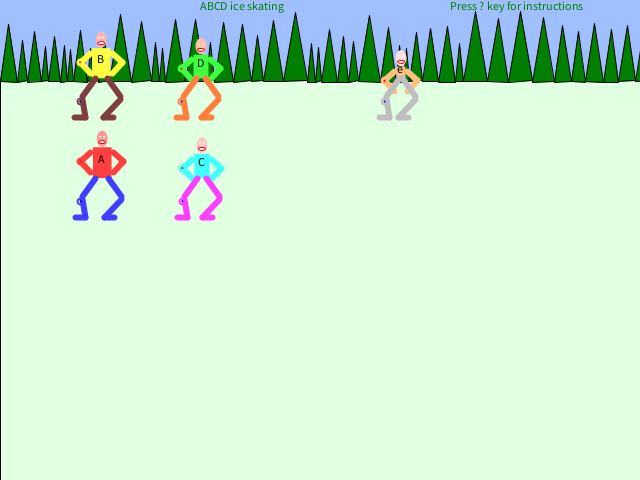
Frame 1 (no input)
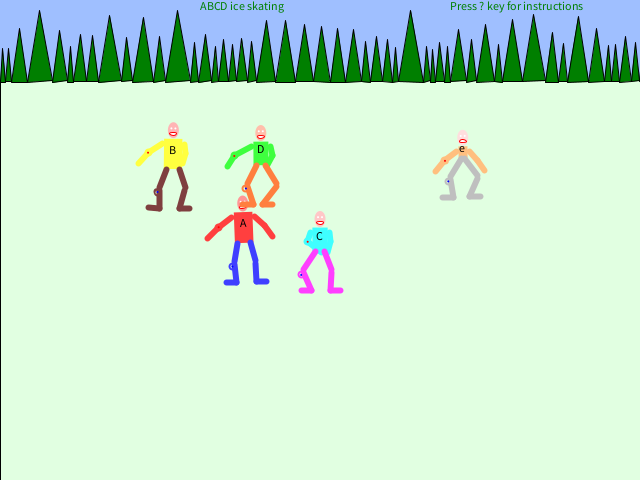
Frame 60 (the mouse pressed at the canvas centre just before this capture)
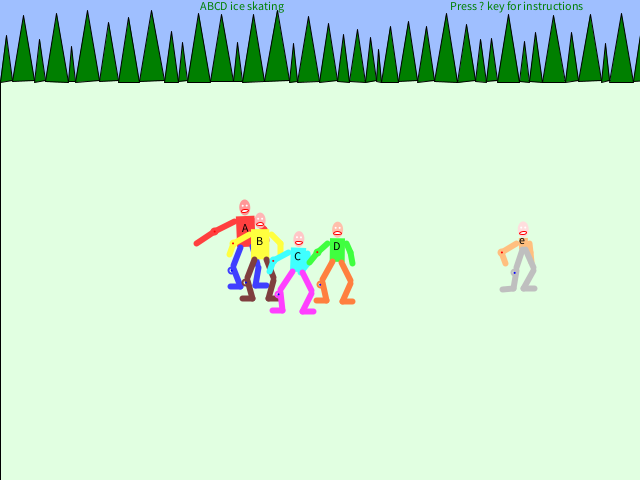
Frame 120 (the mouse held since frame 60 and released just before this capture)

The Processing sketch that drew these frames (run headless with seeded random() and noise(); from frame 60 on, the mouse is pressed at the canvas centre):

// Processing sketch: processing_48726
// ── processing_48726.pde

//////// Human object.

Human a, b, c, d, e;

Human[] people;
int many=0;

color bg=  color(159,191,255);
color fg=  color(225,255,225);
float horizon;

boolean okmove=true, okjiggle=true, pause=false;
boolean tracking=false;

  int n=0;
  int count=0;
  int quitcount= -3;

float xreport=500, yreport=20;

void setup() {
  //// Set up the screen
  size(640,480);
  smooth();
  strokeJoin(ROUND);  
  horizon=  height*1/6;
  //// Instantiate the humans;
  a=  new Human(6.2*12, "A", color(255,151,151), color(255,63,63), color(63,63,255) );
  b=  new Human(6.1*12, "B", color(255,181,181), color(255,255,63), color(127,63,63) );
  c=  new Human(5.1*12, "C", color(255,199,199), color(63,255,255), color(255,63,255) );
  d=  new Human(5*12, "D", color(255,191,171), color(63,255,63), color(255,127,63) );
  e=  new Human(3*12, "e", color(255,222,222), color(255,191,127), color(191) );
  restart();
  //// Make an array of humans.
  people=  new Human[10];
  people[0]=  a;
  people[1]=  b;
  people[2]=  c;
  people[3]=  d;
  many=  4;
}
void restart() {
  //// Re-initialize globals and objects.
  a.set(100,horizon+100, 2.25, 1.25);
  b.set( 100, horizon, 1.25, 1.5);
  c.set(200, horizon+100, 2.0, 1.25);
  d.set( 200, horizon, 1.0, 1.5);
  e.set( 400, horizon, 1.0, 1.5);
  n=0;
  count=0;
  okmove=true; okjiggle=true; pause=false;
}

void draw() { //// Draw the scene and the Humans.
count++;        // Frame counter.
scene();        //// Draw the scene (and text).
crashes();     //// Take care of "crashes" first.
updateall();  //// Move & draw humans.
}//// draw( ) ////

void scene() {  //// Draw the scene, add help text, handle pauses, etc.
// Sky & lake.
background(bg);
fill(fg);
rectMode(CORNERS);
rect(0,horizon, width,height);
trees(horizon);
;
//// Text on screen.
text( "ABCD ice skating", 200,10 );
text( "Press ? key for instructions", 450,10); 
if (pause) {
  help();
  if (quitcount >= 0) {    quitting();  }
}
}//// draw ////
void quitting() {    //// Quit messages; exit if really quitting.
String s;
if (quitcount==0) {
  s=  "ARE YOU \n        R E A L L Y \n                 SURE YOU WANT TO QUIT?";
  fill(255,0,255);
}else{
  fill(255,0,0);
  s=  "Are you sure you want to quit?\n    (if so, hit 'q' again!)     "+quitcount;
}
text( s, 20, horizon+20);
}//// quitting() ////

void updateall() {  //// Update all humans, etc.
a.update();
b.update();
c.update();
d.update();
e.update();
}//// updateall() ////
void crashes() {    //// Handle all crashes.
crash(a,b);
crash(a,c);
crash(a,d);
crash(b,c);
crash(b,d);
crash (c,d);
}// crashes( ) //
void crash( Human a, Human b) {  //// Handle one crash.:  Exchange velocities.
  if (isCrashed(a,b)) {
    //// Flash the crash!
    noStroke();
    fill( 0, 0, 0, 191 );
    ellipse( a.x, a.y, 1.5*(a.w+b.w), 1.5*(a.h+b.h) );
    fill( 255, 255, 255, 191 );
    ellipse( a.x, a.y, a.w+b.w, a.h+b.h );
    fill( 255, 0, 0, 127 );
    ellipse( a.x, a.y, a.w, a.h );
    ellipse( b.x, b.y, b.w, b.h );
    //// Exchange velocities. 
    float tmp;
    tmp=a.dx;  a.dx=b.dx; b.dx=tmp;
    tmp=a.dy;  a.dy=b.dy; b.dy=tmp;
    a.move();  a.move();  a.move();          // Bounce a few extra times!
    b.move();  b.move();  b.move();
  }
}
boolean isCrashed( Human a, Human b ) {  //// Return true if coords within height & width.
float wavg=  (a.w+b.w) / 2;    // Avg width & height
float havg=  (a.h+b.h) / 2;
float xx=  abs(a.x - b.x );    // Separations
float yy=  abs(a.y - b.y );
return xx < wavg && yy < havg;
}

void mousePressed() {  //// Where is mouse, when clicked?
if (a.isOver(mouseX,mouseY))   a.set(100,horizon+100, 2.25, 1.25);
if (b.isOver(mouseX,mouseY))   b.set( 100, horizon, 1.25, 1.5);
if (c.isOver(mouseX,mouseY))   c.set(200, horizon+100, 2.0, 1.25);
if (d.isOver(mouseX,mouseY))   d.set( 200, horizon, 1.0, 1.5);
}

void keyPressed() {  //// Which key was pressed?  Take appropriate action.
if (key == 'f') { okmove=false; okjiggle=false; }    // FREEZE!
if (key == 'j') okjiggle=  ! okjiggle;
if (key == 'm') okmove=  ! okmove;
if (key == 'r') restart();
if (key == '?' || key=='p') { 
  pause=  ! pause;
  if (pause) {
      okmove=false; okjiggle=false; 
  } else {
      okmove=true; okjiggle=true; 
  }
}
if (key == 'q') {
  if (quitcount == 0 ) exit();
  else if (quitcount > 0) quitcount--;            // Start countdown.
  else if (quitcount < 0) quitcount=  -quitcount;
  pause=  true;
  okmove=false; okjiggle=false; 
}
if (key == 'Q') {   if (--quitcount == 0 ) exit();  quitcount=1; pause=true; };
//
if (key == 'A') a.speed(1.25);    if (key == 'a') a.speed(0.75);
if (key == 'B') b.speed(1.25);    if (key == 'b') b.speed(0.75);
if (key == 'C') c.speed(1.25);    if (key == 'c') c.speed(0.75);
if (key == 'D') d.speed(1.25);    if (key == 'd') d.speed(0.75);
if (key == '+' || key=='=') speedall(2.);
if (key == '-') speedall(.5);
if (key == '@') tracking=  !tracking;    //// Report positions (DEBUG).
}//// END keyPressed() ////

void speedall( float speedup ) {  //// Speed up if > 1; slowdown if < 1;
if (speedup==0) return;
a.speed(speedup);
b.speed(speedup);
c.speed(speedup);
d.speed(speedup);
}


void trees(float y) {    ////
  float x=0, h, w;
  for (x=0; x<width; ) {
    w=  5 + random(20);
    h=  20 + 2 * w;
    fill(0,127,0);
    triangle( x,y+1+random(2), x+w/2,y-h, x+w,y+random(3) );
    x=  x+w;
  }
}

void help() {
  //// Display instructions.
  xreport=450; yreport=horizon+20;
  report( "KEYS:    (hit key again, to toggle)" );
  report( "----" );
  report( "j     stop/start jiggle" );
  report( "m  stop/start moving" );
  report( "p    pause (same as '?)" );
  report( "q    quit" );
  report( "r     restart" );  
  report( "+     all move faster" );
  report( "-     all move slower" );
  report( "A,B,C,D     move this Human faster" );
  report( "a,b,c,d     move this Human slower" );
  report( "(click on any human to restart him.)" );  
}// help() //
void report( String z ) {
  //// Report message to screen (for debugging, etc.)
  color csave=0;//=  fill;
  fill(0);
  text(z, xreport, yreport);
  yreport +=12;
  fill(csave);
}
void report( float z ) {
  //// Report value to screen (for debugging, etc.)
  color csave=0;//=  fill;
  fill(0);
  text(z, xreport, yreport);
  yreport +=12;
  fill(csave);
}





class Human {
  //////// Position of Human
  float x=100, y=100;     // Position
  float dx=1, dy=1;       // Velocity
  color skin=  color(255,191,191);
  color shirt=  skin;    // (Begin naked!)
  color pants=  skin;
  String name=".";
  
  void update() {
    //// move, jiggle, and show the humans  
    if (okmove) move();
    if (okjiggle) jiggle();
    show();
  }

  void show(float xset, float yset) {
    //// Draw the human at (x,y)
    x=  xset; y=yset;
    show();
  }
  void show() {
    //// Draw the human.

    rotate(c);

    noStroke();
    fill(skin);                // Draw the head.
    ellipseMode(CENTER);
    ellipse(x, y-h/2-hn-hf/2,   wf, hh+5);
    // (Add 5 to head size.)
    fill(255);          // Teeth
    stroke(255,0,0);
    strokeWeight(1);
    ellipse( x, y-h/2-hn,   wf*2/3, 3);
    noStroke();
    ellipse(x-2, y-h/2-hn-hf*3/4,   2, 2);
    ellipse(x+2, y-h/2-hn-hf*3/4,   2, 2);
    
    fill(shirt);
    rectMode(CENTER);
    rect(x,y-h/4, w,h/2-hhn/2);
    fill(0);
    text( name, x-4,y-h/4 );

    stroke(shirt);
    strokeWeight(6);
    float ds=2;            // Difference due to stroke weight.
    line(x-w/2-ds, y-h/2+hhn/2+ds, x-w/2-ds+a1,y-h/2+hhn/2+ha1+ds);        // Right arm.
    line(x-w/2-ds+a1,y-h/2+hhn/2+ha1+ds, x-w/2-ds+a1+a2,y-h/2+hhn/2+ha1+ha2+ds);
    line(x+w/2+ds, y-h/2+hhn/2+ds, x+w/2+ds-b1,y-h/2+hhn/2+hb1+ds);        // Left arm.
    line(x+w/2+ds-b1,y-h/2+hhn/2+hb1+ds, x+w/2+ds-b1-b2,y-h/2+hhn/2+hb1+hb2+ds);
    
    //  Note the elbow position (with a red dot).
    float xa2=x-w/2-ds+a1, ya2=y-h/2+hhn/2+ha1+ds;
    fill(255,0,0);
    ellipse(xa2,ya2, 2,2);

    fill(pants);
    stroke(pants);
    strokeWeight(6);
    line(x-w/2+3,y-3, x-w/2-a5,y-3+ha5);        // Right femur.
    line(x-w/2-a5,y+ha5, x-w/2+3+a6,y+ha5+ha6);
    line(x-w/2+3+a6,y+ha5+ha6, x-w/2+3+a6-ha7,y+ha5+ha6);
    
    stroke(pants);
    line(x+w/2-3,y-3, x+w/2+b5,y-3+hb5);        // Left femur.
    line(x+w/2+b5,y+hb5, x+w/2+3+b6,y+hb5+hb6);
    line(x+w/2+3+b6,y+hb5+hb6, x+w/2+3+b6+hb7,y+hb5+hb6);
/*
    line(x+w/2-3,y-3, x+w/2+b5,y+hb1);        // Left
    line(x+w/2+b5,y+hb1, x+w/2-3,y+hb1+hb2);
    line(x+w/2-3,y+hb1+hb2, x+w/2-3+hb7,y+hb1+hb2);
*/

    //  Note the knee position (with a blue dot).
    float xa6=x-w/2-ds-a5, ya6=y+ha5+ds;
    fill(0,0,255);
    ellipse(xa6,ya6, 2,2);
    
    // Tracking.
    if (tracking) {
      xreport=  x-w/2;
      yreport=  y+h/2+20;
      report( "("+round(x)+","+round(y)+")" );
      report( " "+round(dx*100)+"% "+round(dy*100)+"%" );
      report( "h"+h +",hh="+hh );
    }


    strokeWeight(1);    // Restore it.
    stroke(0);
  }
  void move( ) {
    //// Move Human position; also randomize limbs.
    //// Move by dx, dy
    x += dx;
    y += dy;
    // Bounce off walls.
    if (x < 0-dx || x > width-dx ) dx=  -dx;
    if (y < horizon || y > height-dy ) dy=  -dy;
  }
void jiggle() {  //// Limb movement.
if (count%3 == 0) {
  a1= -random(20);
  a2= a1+random(20);
  a3= -random(5);
  a5= random(10);
  a6= -random(10);
  a7= -random(10);

  b1= -random(10);
  b2= b1+random(10);
  b3= -random(5);
  b5= random(10);
  b6= -random(10);
  b7= -random(10);
}
if (count%5 == 0) {
  c=  0.05 - random(.1);
}
}// jiggle() ////
boolean isOver( float xx, float yy) {   //// Is coordinate near me?
return abs(xx-x) < w/4  ||  abs(yy-y) < h/4;
}

 

  
  //////// Human anatomical proportions and angles.
  float h=  72;    // Height
  float w=  h/4;    // Width (of torso)
  float wf= 2+w/2;    // Width of face.


  // Angles from vertical.  ++++ Use sines!!!
  float c=  0;      // centerline angle (from vertical; center at crotch)
  float a1=-10, a2=10, a3=-5;    // right-arm angles (humerus, radius/ulna, carpals) 
  float a5=10, a6=-10, a7=-2;    // right-leg angles (femur, tibia/fibula, heel)
  float a41,a42,a43,a44,a45, a81,a82,a83,a84,a85;  // digits and toes; 

  float b1=a1, b2=a2, b3=a3;    // right-arm angles (humerus, radius/ulna, carpals) 
  float b5=a5, b6=a6, b7=a7;    // right-leg angles (femur, tibia/fibula, heel)
  float b41,b42,b43,b44,b45, b81,b82,b83,b84,b85;  // digits and toes  

  //// VITRUVIAN MAN:  
  // Lengths (height) of appendages (a is right, b is left, f is face, n is neck)
  float ha1=h/8, ha2=h/4-h/10, ha3=h/10;    // right-arm lengths (humerus, radius/ulna, carpals) 
  float ha5=h/4, ha6=h/4, ha7=h/7;    // right-leg angles (femur, tibia/fibula+heel, foot)
  float ha41,ha42,ha43,ha44,ha45, ha81,ha82,ha83,ha84,ha85;  // digits and toes; 
  float hb1=ha1, hb2=ha2, hb3=ha3;    // left-arm lengths (humerus, radius/ulna, carpals) 
  float hb5=ha5, hb6=ha6, hb7=ha7;    // left-leg angles (femur, tibia/fibula+heel, foot)
  float hb41,hb42,hb43,hb44,hb45, hb81,hb82,hb83,hb84,hb85;  // digits and toes; 
  
  // Head heights.
  float hn=h/40, hh=2+h/8, hf=h/10, hhn=hn+hh;        // Neck, Face, Head (chin to top) 
  float hp1=h/10;            // Guess!
 
  /*  Modify the above, as necessary.
  SEE:  http://upload.wikimedia.org/wikipedia/commons/thumb/2/22/Da_Vinci_Vitruve_Luc_Viatour.jpg/250px-Da_Vinci_Vitruve_Luc_Viatour.jpg
  The lower section of text gives these proportions:
    the length of the outspread arms is equal to the height of a man
    from the hairline to the bottom of the chin is one-tenth of the height of a man [hf]
    from below the chin to the top of the head is one-eighth of the height of a man [hh]
    from above the chest to the top of the head is one-sixth of the height of a man
    from above the chest to the hairline is one-seventh of the height of a man
    the maximum width of the shoulders is a quarter of the height of a man  [w]
    from the breasts to the top of the head is a quarter of the height of a man
    the distance from the elbow to the tip of the hand is a quarter of the height of a man [ha2+ha3]
    the distance from the elbow to the armpit is one-eighth of the height of a man  [ha1]
    the length of the hand is one-tenth of the height of a man  [ha3]
    the root of the penis is at half the height of a man
    the foot is one-seventh of the height of a man [ha7]
    from below the foot to below the knee is a quarter of the height of a man [ha6]
    from below the knee to the root of the penis is a quarter of the height of a man [ha5]
    the distances from the below the chin to the nose and the eyebrows and the hairline are equal to the ears and to one-third of the face
  */
  
  //// Constructors & set methods.
  Human() {}
  Human(float hset) {  // Height only.
    h=  hset;
    w=  hset/4;
  }
  Human(float hset, String nameset, color skinset, color shirtset, color pantsset) {
    h=  hset;
    w=  hset/4;
    name=  nameset;
    skin= skinset;
    shirt= shirtset;
    pants= pantsset;
  }
  Human(float hset, float wset, float xset, float yset) {
    // Height, width, and position (x,y)
    set( xset, yset);
    h=  hset;
    w=  wset;
  }
  Human(float hset, float wset, float xset, float yset, float dxset, float dyset) {
    // Height, width, and position (x,y) and dx,dy
    dx=  dxset;  dy=dyset;
    set( hset, wset, xset, yset);
  }
  void set(float xset, float yset) {
    x=  xset;
    y=  yset;
  }
  void set(float xset, float yset, float dxset, float dyset) {
    x=  xset;
    y=  yset;
    dx=  dxset;
    dy=  dyset;
  }
  
  float dxmax=width/10, dymax=height/10;
  void speed( float up ) {
    if (up==0) return;
    if (dx<dxmax) dx *= up;
    if (dy<dymax) dy *= up;
  }
  
  
}// END OF CLASS Human //




  
  
// END OF SKETCH //
